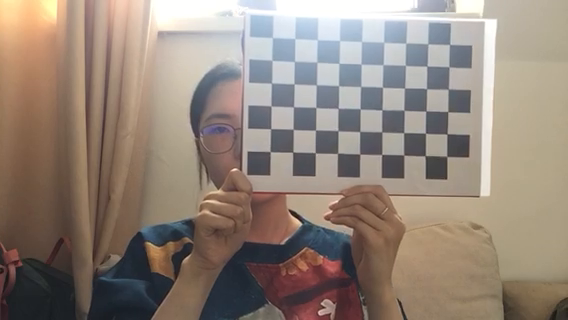
#> input picture frame 63 of learn_AI_assignment/calibration.mp4, 568 x 320 px, given in place of highway_video.mp4, which was not available
$ python Medium1_ex5_Floodfill_Algorithm.py
#> lines starting #> are read from the running program, lines starting #| are printed output that depends on the picture; after the words box and inside, x2 and y2 are one past the last pixel; in counts of white or black regions, pixels touching at a corner belong together
import cv2
import numpy as np
import os

# load file
path = os.path.dirname(os.path.abspath(__file__))
filename = path + '/highway_video.mp4'
outputFilename = path + '/rgb_floodfill.avi'

grabber = cv2.VideoCapture(filename)
fps = int(grabber.get(cv2.CAP_PROP_FPS))
width = int(grabber.get(cv2.CAP_PROP_FRAME_WIDTH))
height = int(grabber.get(cv2.CAP_PROP_FRAME_HEIGHT))
output = cv2.VideoWriter(outputFilename, cv2.VideoWriter_fourcc('M', 'J', 'P','G'),\
     fps, (width, height), True)

try:
    while(grabber.isOpened()):
        ret, frame = grabber.read()
#> frame is the input picture: shape (320, 568, 3); mean B, G, R 122, 132.9, 146.9
        if ret == False:
            break

        seed = (width//2, height-100)


        # cv2.floodFill(img,mask,seed,newvalue(BGR),(loDiff1,loDiff2,loDiff3),(upDiff1,upDiff2,upDiff3),flag)
        # img：为待使用泛洪算法的图像
        # mask：为掩码层，使用掩码可以规定是在哪个区域使用该算法，如果是对于完整图像都要使用，则掩码层大小为原图行数+2，列数+2.
        #       是一个二维的0矩阵，边缘一圈会在使用算法是置为1。而只有对于掩码层上对应为0的位置才能泛洪，所以掩码层初始化为0矩阵。【dtype:np.uint8】
        # seed：为泛洪算法的种子点，也是根据该点的像素判断决定和其相近颜色的像素点，是否被泛洪处理。
        # newvalue：是对于泛洪区域新赋的值（B,G,R）
        # (loDiff1,loDiff2,loDiff3)：是相对于seed种子点像素可以往下的像素值，即seed(B0,G0,R0)，泛洪区域下界为（B0-loDiff1,G0-loDiff2,R0-loDiff3）
        # (upDiff1,upDiff2,upDiff3)：是相对于seed种子点像素可以往上的像素值，即seed(B0,G0,R0)，泛洪区域上界为（B0+upDiff1,G0+upDiff2,R0+upDiff3）

        #mask必须行和列都加2，且必须为uint8单通道阵列,为什么要加2可以这么理解：当从0行0列开始泛洪填充扫描时，mask多出来的2可以保证扫描的边界上的像素都会被处理
        mask = np.zeros([height+2,width+2],np.uint8)
        # mask_fill选择255白色，要移到8-15bit的位置，所以在flag中有(mask_fill<<8）
        mask_fill = 255
        #flags标志位是一个32bit的int类型数据，其由3部分组成： 0-7bit表示邻接性(4邻接、8邻接)；8-15bit表示mask的填充颜色；16-31bit表示填充模式（详见填充模式解释）
        #(1)Search from neighboring 8 connecting pixels instead of default 4;
        #(2)Only return the flood fill results in the mask image and do not modify the input image.
        flags = 8|(mask_fill<<8)|cv2.FLOODFILL_MASK_ONLY
        cv2.floodFill(frame, mask, seedPoint = seed, newVal = (255, 0, 0),
            loDiff=(3,3,3), upDiff = (3,3,3),flags = flags)


        # Augment the illustration of the seed point
        cv2.circle(frame, seed, 2, (0, 0, 255), cv2.FILLED, cv2.LINE_AA)
#> frame: shape (320, 568, 3); 0.01% of pixels changed, all inside (x1, y1, x2, y2) = (281, 218, 288, 224)

        output.write(frame)

        #cv2.imshow('Road', frame)
        cv2.imshow('Mask', mask)
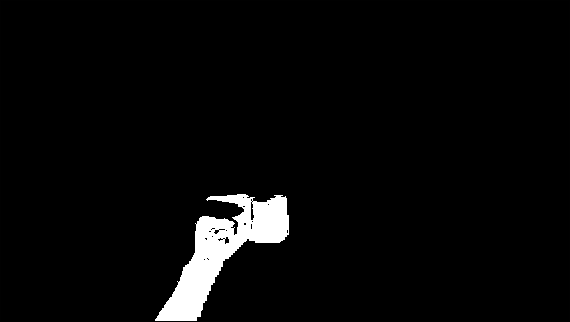
#> window 'Mask': shape (322, 570); min 0, max 255, mean 8.7
        key = cv2.waitKey(1)
#> (key q is pressed here)
        if key == ord('q'):
            break
finally:
    grabber.release()
    output.release()
    cv2.destroyAllWindows()

$ run again, starting later in the video
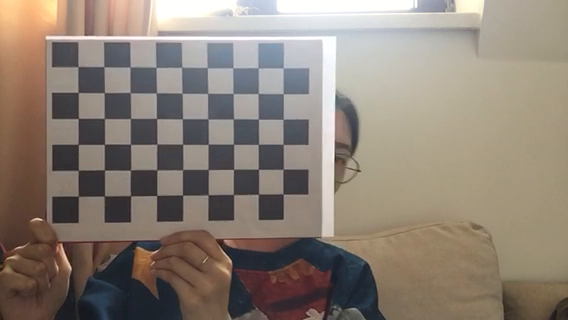
#> input picture frame 284 of learn_AI_assignment/calibration.mp4, 568 x 320 px, given in place of highway_video.mp4, which was not available
#> frame is the input picture: shape (320, 568, 3); mean B, G, R 117.9, 128.9, 140.5
#> frame: shape (320, 568, 3); 0.01% of pixels changed, all inside (x1, y1, x2, y2) = (281, 218, 288, 224)
#> `cv2.imshow('Mask', mask)`:
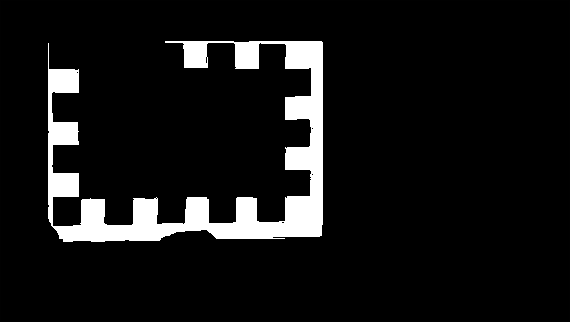
#> window 'Mask': shape (322, 570); min 0, max 255, mean 21.1

$ run again, starting later in the video
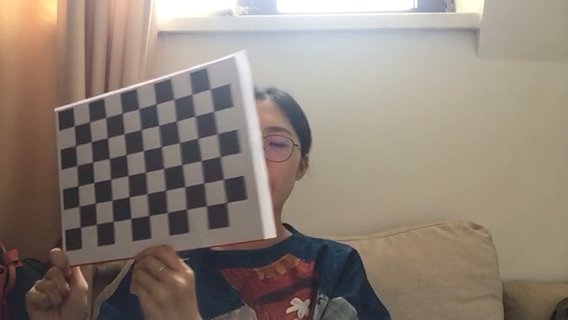
#> input picture frame 505 of learn_AI_assignment/calibration.mp4, 568 x 320 px, given in place of highway_video.mp4, which was not available
#> frame is the input picture: shape (320, 568, 3); mean B, G, R 118.8, 129.5, 141.6
#> frame: shape (320, 568, 3); 0.01% of pixels changed, all inside (x1, y1, x2, y2) = (281, 218, 288, 224)
#> `cv2.imshow('Mask', mask)`:
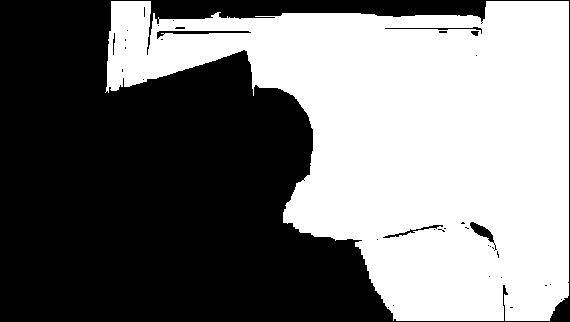
#> window 'Mask': shape (322, 570); min 0, max 255, mean 122
